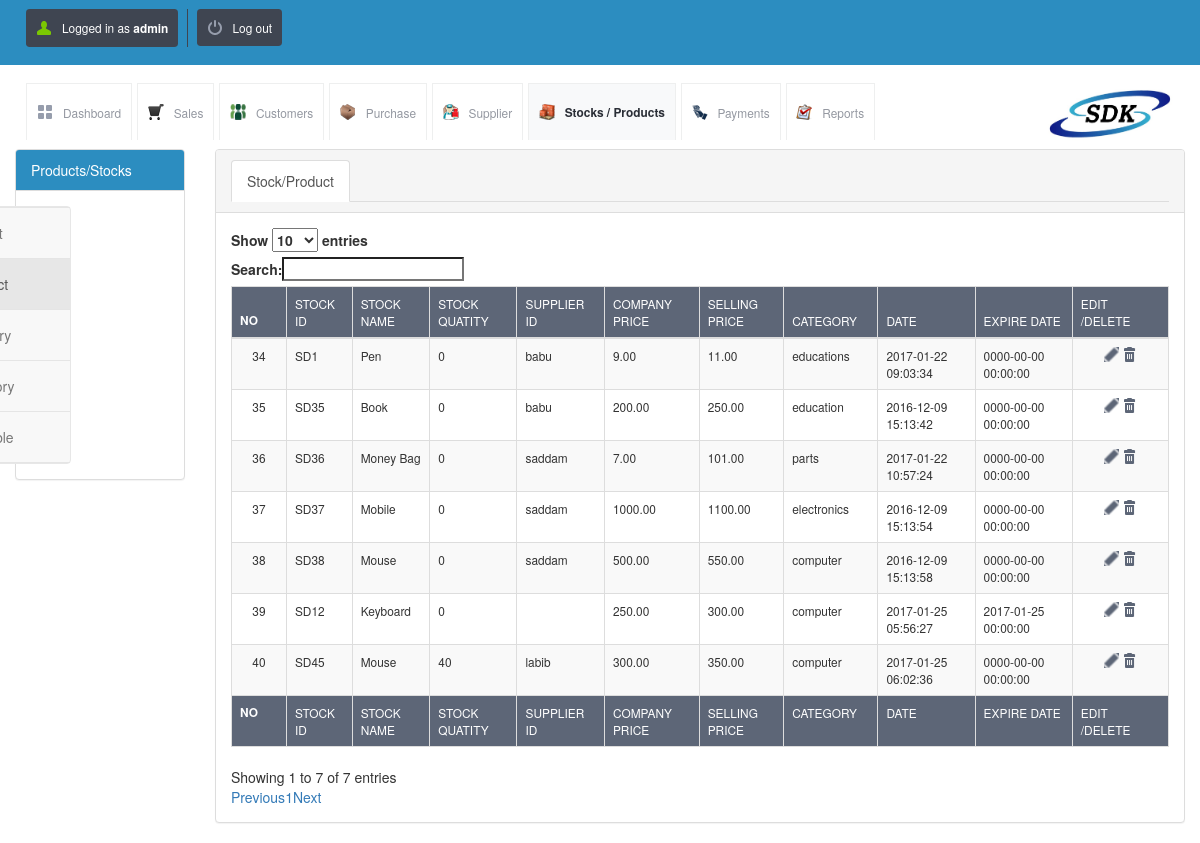
The app's page /view_product.php (signed in), older data.
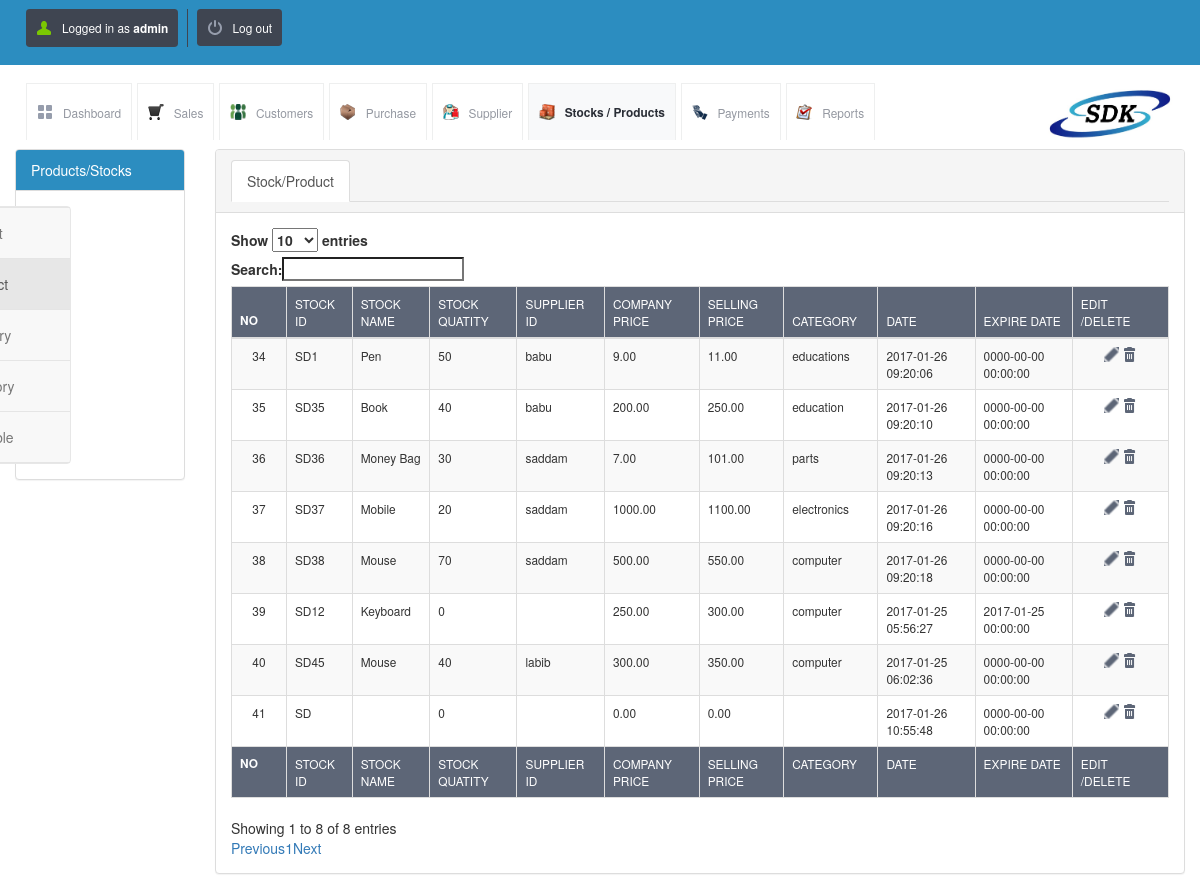
The same page, newer data.
### tables this page shows
CREATE TABLE `stock_details` (
  `id` int(10) UNSIGNED NOT NULL,
  `stock_id` varchar(120) NOT NULL,
  `stock_name` varchar(120) NOT NULL,
  `stock_quantity` int(11) NOT NULL,
  `supplier_id` varchar(250) NOT NULL,
  `company_price` decimal(10,2) NOT NULL,
  `selling_price` decimal(10,2) NOT NULL,
  `category` varchar(120) NOT NULL,
  `date` timestamp NOT NULL DEFAULT CURRENT_TIMESTAMP ON UPDATE CURRENT_TIMESTAMP,
  `expire_date` datetime NOT NULL
);

### init.php (called while the page is built, shortened)
<?php
include("lib/db.class.php");
$db = new DB($config['database'], $config['host'], $config['username'], $config['password']);
$POSNIC = array();
$POSNIC['username'] = $_SESSION['username'];
$POSNIC['usertype'] = $_SESSION['usertype'];
$POSNIC['msg'] = '';
?>

### config.php (called while the page is built)
<?php $config["database"] = "SDK"; $config["host"]= "localhost";$config["username"]= "root"; $config["password"]= "";?>

### lib/db.class.php (called while the page is built, shortened)
<?php
  class DB
  {
    function DB($base, $server, $user, $pass)
    {
      $this->connection = mysqli_connect($server, $user, $pass, $base);
    }
    function getMicroTime()
    {
      list($msec, $sec) = explode(' ', microtime());
      return floor($sec / 1000) + $msec;
    }
  }
?>

### view_product.php (the view, shortened to what this page needs)
<?php include("master_head.php"); ?>
<div class="container-fluid">
    <div class="row">
           <div class="col-md-2">
            <div class="panel panel-default">
              <div class="panel-heading epanel">Products/Stocks</div>
              <div class="panel-body">
              <nav class="navbar navbar-default sidebar" role="navigation">
                <div class="collapse navbar-collapse" id="bs-sidebar-navbar-collapse-1">
                  <ul class="nav navbar-nav">
                      <li><a href="add_stock.php">Add Stock/Product</a></li>
                      <li class="active"><a href="view_product.php">View Stock/Product</a></li>
                      <li><a href="add_category.php">Add Stock Category</a></li>
                      <li><a href="view_category.php">view Stock Category</a></li>
                      <li><a href="view_stock_availability.php">view Stock Available</a></li>
                  </ul>
                </div>
            </nav>
              </div>
            </div>
        </div>
        <div class="col-md-10">
        <div class="panel panel-default">
              <div class="panel-heading">
              <ul class="nav nav-tabs" role="tablist">
                  <li class="active">
                    <a href="#products" role="tab" data-toggle="tab">Stock/Product</a>
                  </li>
                </ul>
              </div>
              <div class="panel-body">
               <div class="tab-content">
                  <div class="tab-pane active" id="products">
                <table id="example" class="table table-striped table-bordered" cellspacing="0" width="100%">
                <thead>
                <tr>
                    <th>No</th>
                    <th>stock id</th>
                    <th>stock name</th>
                    <th>stock quatity</th>
                    <th>supplier id</th>
                    <th>company price</th>
                    <th>selling price</th>
                    <th>category</th>
                    <th>date</th>
                    <th>expire date</th>
                    <th>Edit /Delete</th>
                </tr>
                </thead>
                <tfoot>
                <tr>
                    <th>No</th>
                    <th>stock id</th>
                    <th>stock name</th>
                    <th>stock quatity</th>
                    <th>supplier id</th>
                    <th>company price</th>
                    <th>selling price</th>
                    <th>category</th>
                    <th>date</th>
                    <th>expire date</th>
                    <th>Edit /Delete</th>
                </tr>
                </tfoot>
                <tbody>
                    <?php
                    $sql = "SELECT * FROM stock_details";
                    $result = mysqli_query($db->connection, $sql);
                    while ($row = mysqli_fetch_array($result)) {
                        ?>
                    <tr>
                        <td><?php echo $row['id']; ?></td>
                        <td><?php echo $row['stock_id']; ?></td>
                        <td><?php echo $row['stock_name']; ?></td>
                        <td><?php echo $row['stock_quantity']; ?></td>
                        <td><?php echo $row['supplier_id']; ?></td>
                        <td><?php echo $row['company_price']; ?></td>
                        <td><?php echo $row['selling_price']; ?></td>
                        <td><?php echo $row['category']; ?></td>
                        <td><?php echo $row['date']; ?></td>
                        <td><?php echo $row['expire_date']; ?></td>
                        <td>
                            <a href="update_stock.php?sid=<?php echo $row['id']; ?>&table=stock_details"
                               class="table-actions-button ic-table-edit">
                            </a>
                            <a onclick="return confirmSubmit()"
                               href="delete.php?id=<?php echo $row['id']; ?>&table=stock_details"
                               class="table-actions-button ic-table-delete">
                            </a>
                        </td>
                    </tr>
                    <?php  } ?>
                    </tbody>
                    </table>
                  </div>
                </div>
              </div>
            </div>
        </div>
    </div>
</div>
</body>
</html>

### master_head.php (shortened to what this page needs)
<?php
include_once("init.php");
?>
<!DOCTYPE html>
<html lang="en">
<head>
<?php include("assets/css.php"); ?>
</head>
<body>
<?php include_once("tpl/top_bar.php"); ?>
<?php include("tpl/header_tab.php"); ?>

### assets/css.php
<link rel="stylesheet" href="css/style.css">
<link rel="stylesheet" href="css/bootstrap.css">
<link rel="stylesheet" href="https://maxcdn.bootstrapcdn.com/bootstrap/3.3.7/css/bootstrap.min.css">
<link rel="stylesheet" href="https://maxcdn.bootstrapcdn.com/font-awesome/4.7.0/css/font-awesome.min.css">
<link rel="stylesheet" href="css/estyle.css">
<link rel="stylesheet" href="//maxcdn.bootstrapcdn.com/bootstrap/3.3.7/css/bootstrap.min.css">
<link rel="stylesheet" href="https://cdn.datatables.net/1.10.13/css/dataTables.bootstrap.min.css">
<link rel="stylesheet" href="https://cdn.datatables.net/buttons/1.2.4/css/buttons.bootstrap.min.css">
<link rel="stylesheet" href="assets/packages/bootstrap-datepicker/css/bootstrap-datepicker.css">

### tpl/top_bar.php
<div id="top-bar">
	<div class="page-full-width cf">
		<ul id="nav" class="fl">
			<li class="v-sep"><a href="#" class="round button dark menu-user image-left">Logged in as <strong><?php echo $POSNIC['username'] ?></strong></a></li>
			<li><a href="logout.php" class="round button dark menu-logoff image-left">Log out</a></li>
		</ul>
	</div>
</div>

### tpl/header_tab.php
<div id="header-with-tabs">
    <div class="page-full-width cf">
        <ul id="tabs" class="fl">
            <li id="dashboard-tab"><a href="dashboard.php" class="dashboard-tab">Dashboard</a></li>
            <li id="sales-tab"><a href="view_sales.php" class="sales-tab">Sales</a></li>
            <li id="customers-tab"><a href="view_customers.php" class="customers-tab">Customers</a></li>
            <li id="purchase-tab"><a href="view_purchase.php" class="purchase-tab">Purchase</a></li>
            <li id="supplier-tab"><a href="view_supplier.php" class="supplier-tab">Supplier</a></li>
            <li id="stock-tab"><a href="view_product.php" class="stock-tab">Stocks / Products</a></li>
            <li id="payment-tab"><a href="view_payments.php" class="payment-tab">Payments</a></li>
            <li id="report-tab"><a href="view_report.php" class="report-tab">Reports</a></li>
        </ul>
        <a href="#" id="company-branding-small" class="fr"><img src="upload/posnic.png"/></a>
    </div>
</div>

### css/style.css (style rules this page uses)
*, html, body, div, dl, dt, dd, ul, ol, li, h1, h2, h3, h4, h5, h6, pre, form, label, fieldset, input, p, blockquote, th, td { margin: 0; padding: 0; }
table { border-collapse: collapse; border-spacing: 0; }
fieldset, img { border: 0; }
address, caption, cite, code, dfn, em, strong, th, var { font-style: normal; font-weight: normal; }
caption, th { text-align: left; }
strong { font-weight: bold; }
a img { border: none; }
a { text-decoration: none; }
body { font-size: 1em; }
.cf:before, .cf:after { content: ""; display: table; }
.cf:after { clear:both; }
.cf { zoom: 1; }
.round { border-radius: 0.3125em; -moz-border-radius: 0.3125em; -webkit-border-radius: 0.3125em; }
.fl { float: left; }
.fr { float: right; }
body, form { font-family: "Droid Sans", Helvetica, Arial, sans-serif; line-height: 1.125em; }
p, .button, form input, ul#nav li ul, ul#tabs, div.side-menu ul li a, table, .information-box, .confirmation-box, .error-box, .error-message, .warning-box, ol, .regular-ul, .custom-ul, blockquote, cite { font-size: 0.85em; }
a { color: #2069b4; }
.page-full-width { padding: 0 1.875em; }
.button { padding: 0.833em; display: inline-block; text-decoration: none; background-repeat: no-repeat; }
.dark { background-color: #3f4551; color: white; }
.image-left { background-position: 0.833em center; padding-left: 3em; }
.ic-table-edit { background-image: url("../images/icons/table/actions-edit.png"); }
.ic-table-delete { background-image: url("../images/icons/table/actions-delete.png"); }
.menu-logoff { background-image: url("../images/icons/menu/menu-logoff.png"); }
.menu-user { background-image: url("../images/icons/menu/menu-user.png"); }
ul#nav { list-style-type: none; }
ul#nav > li { float: left; margin-right: 0.312em; position: relative; }
ul#nav li:first-child { margin-left: 0; }
ul#nav li.v-sep { border-right: 1px solid #3f4551; margin-right: 0.625em; padding-right: 0.625em; }
div#top-bar { background-color: #2C8DC0; padding: 0.625em 0; }
div#header-with-tabs { padding: 1.25em 0 0 0; }
a#company-branding-small img { height: 60px; }
ul#tabs { list-style-type: none; }
ul#tabs li { float: left; }
ul#tabs li a { border: 1px solid #eeefef; border-bottom: none; padding: 1.666em 0.833em; margin: 0 0.416em -1px 0; display: block; color: #9498a1; }
ul#tabs li a.dashboard-tab { background: transparent url('../images/tab-dashboard.png') no-repeat 0.833em center ; padding-left: 3em; }
ul#tabs li a.sales-tab { background: transparent url('../images/sales-icon.png') no-repeat 0.833em center ; padding-left: 3em; }
ul#tabs li a.customers-tab { background: transparent url('../images/customer-icon.png') no-repeat 0.833em center ; padding-left: 3em; }
ul#tabs li a.purchase-tab { background: transparent url('../images/purchase-icon.png') no-repeat 0.833em center ; padding-left: 3em; }
ul#tabs li a.supplier-tab { background: transparent url('../images/supplier-icon.png') no-repeat 0.833em center ; padding-left: 3em; }
ul#tabs li a.stock-tab { background: transparent url('../images/stock-icon.png') no-repeat 0.833em center ; padding-left: 3em; }
ul#tabs li a.payment-tab { background: transparent url('../images/payment-icon.png') no-repeat 0.833em center ; padding-left: 3em; }
ul#tabs li a.report-tab { background: transparent url('../images/report-icon.png') no-repeat 0.833em center ; padding-left: 3em; }
ul#tabs li a.active-tab, ul#tabs li a.active-tab:hover { background-color: #f8f9fa; font-weight: bold; color: #2a2e36; }
table { width: 100%; margin-bottom: 1.25em; }
table th { background-color: #5d6677; color: white; text-transform: uppercase; padding: 1.25em 0 1.25em 1.25em; border-left: 1px solid #747c8a; }
table tbody td { padding: 0.833em 0 0.833em 1.25em; border-left: 1px solid white; border-bottom: 1px solid #f8f9fa; }
table tbody tr:nth-child(odd) { background-color: #f8f9fa; }
table td:first-child, table th:first-child { width: 4em ; text-align: center; padding: 0; border: none; border-bottom: 1px solid #f8f9fa; }
table td:last-child, table th:last-child { width: 7em; text-align: center; padding: 0; }
a.table-actions-button { width: 1.25em; height: 1.25em; display: inline-block; background-position: center center; }
table.form td:first-child, table th:first-child { width: 4em ; text-align: left; font-weight:900; padding: 0; padding-left: 10px; border: none; border-bottom: 1px solid #f8f9fa; }
table.form td:last-child, table th:last-child { width: 7em; text-align: left; padding: 0; padding-left: 10px; padding: 0; }

Row changes from the older to the newer data that the page shows:
changed stock_details "SD1": stock_quantity "0" → "50"; date "2017-01-22 09:03:34" → "2017-01-26 09:20:06"
changed stock_details "SD35": stock_quantity "0" → "40"; date "2016-12-09 15:13:42" → "2017-01-26 09:20:10"
changed stock_details "SD36": stock_quantity "0" → "30"; date "2017-01-22 10:57:24" → "2017-01-26 09:20:13"
changed stock_details "SD37": stock_quantity "0" → "20"; date "2016-12-09 15:13:54" → "2017-01-26 09:20:16"
changed stock_details "SD38": stock_quantity "0" → "70"; date "2016-12-09 15:13:58" → "2017-01-26 09:20:18"
added stock_details: id "41", stock "SD", stock_quantity "0", company_price "0.00", selling_price "0.00", date "2017-01-26 10:55:48", expire_date "0000-00-00 00:00:00"
Text that changed along with them:
text written by a page script: "Show entries Search: Showing 1 to 7 of 7 entries Previous 1 Next" → "Show entries Search: Showing 1 to 8 of 8 entries Previous 1 Next"
